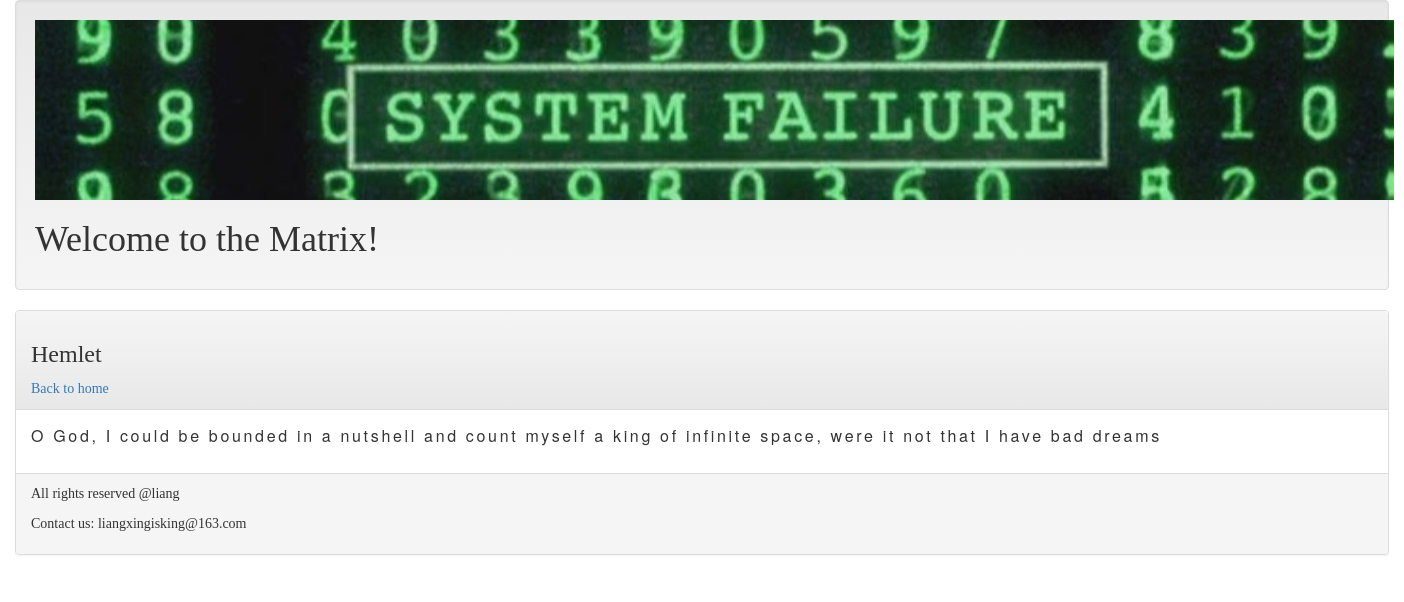
Page /post/2ndPost on the committed database.
### mainsite/models.py (models this page shows, shortened)
class Post(models.Model):
	title = models.CharField(max_length=200)
	slug = models.CharField(max_length=200)
	body = models.TextField()
	pub_date = models.DateTimeField(default=timezone.now)
	class Meta:
		ordering = ('-pub_date',)

### mainsite/views.py (the view)
# urls.py: url(r'^post/(\w+)$', showpost),
def showpost(request, slug):
	template = get_template('post.html')
	try:
		post = Post.objects.get(slug = slug)
		if post != None:
			html = template.render(locals())
			return HttpResponse(html)
	except:
		return redirect('/')

### templates/post.html (shortened to what this page needs)
{% extends 'base.html' %}
{% block headmessage  %}
	<h3 style='font-family:Times Roman;'>{{ post.title }}</h3>
	<a style='font-family:Times Roman;' href='/'>Back to home</a>
{% endblock %}
{% block content %}
	<p style='front-family:Times Roman;font-size:12pt;letter-spacing:2pt;'>
		{{ post.body }}</a>
	</p>
{% endblock %}

### rows in the picture
Post: title "Hemlet", body "O God, I could be bounded in a nutshell and count myself a king of infinite space, were it not that I have bad dreams"
